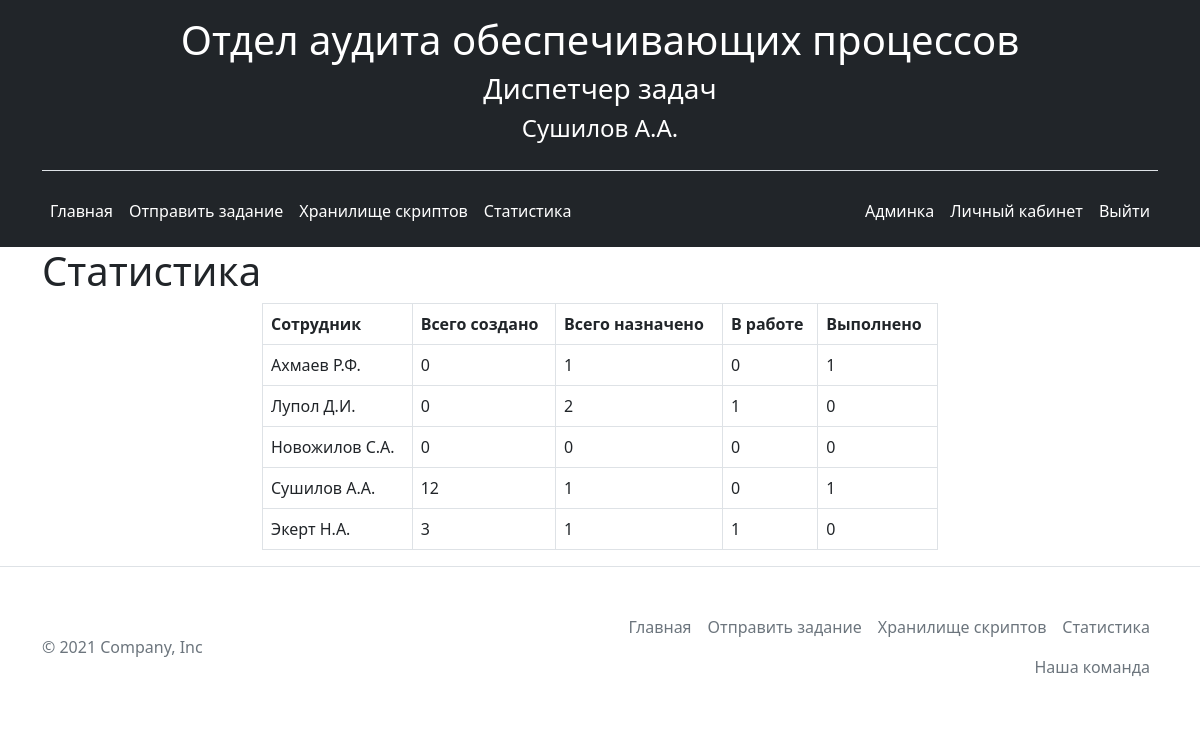
Page /statistics (signed in) on the committed database.
### app.py (models this page shows, shortened)
class User(db.Model, UserMixin):
    __tablename__ = 'user'
    id = db.Column(db.Integer, primary_key=True)
    login = db.Column(db.String(20), unique=True, nullable=False)
    fio = db.Column(db.String(20), nullable=False)
    password = db.Column(db.String(1255), nullable=False)
    role_id = db.Column(db.Integer, db.ForeignKey('role.id'), nullable=False, default='1')
    role = db.relationship('Role', foreign_keys=[role_id])

### app.py (the view)
@app.route('/statistics')
@login_required
def statistics():
    create = db.session.query(User.fio, func.count(Task.user))\
        .outerjoin(Task, User.id == Task.user_id)\
        .group_by(User.id)\
        .order_by(User.fio)\
        .all()
    set = db.session.query(User.fio, func.count(Task.to_user))\
        .outerjoin(Task, User.id == Task.to_user_id)\
        .group_by(User.id)\
        .order_by(User.fio)\
        .all()
    inwork = db.session.query(User.fio, func.count(Task.status_id).filter(Task.status_id=='2'))\
        .outerjoin(Task, User.id==Task.to_user_id)\
        .group_by(User.fio) \
        .order_by(User.fio) \
        .all()
    done = db.session.query(User.fio, func.count(Task.status_id).filter(Task.status_id == '3')) \
        .outerjoin(Task, User.id == Task.to_user_id) \
        .group_by(User.fio) \
        .order_by(User.fio) \
        .all()
    print(inwork)
    return render_template("statistics.html", create=create, set=set, inwork=inwork, done=done)

### app.py (called while the page is built)
@login_manager.user_loader
def load_user(user_id):
    return User.query.get(user_id)

### templates/statistics.html (shortened to what this page needs)
{% extends 'base.html' %}
{% block body %}
<div class="container">
    <h1>Статистика</h1>
</div>
<div class="statistic-table container">
    <table class="table table-striped table-hover table-bordered" id="example">
    <thead>
            <th scope="col" class="">Сотрудник</th>
            <th scope="col" class="">Всего создано</th>
            <th scope="col" class="">Всего назначено</th>
            <th scope="col" class="">В работе</th>
            <th scope="col" class="">Выполнено</th>
    </thead>
    <tbody>
        {% for el in range(1, create|length) %}
            <tr>
                <td>{{ create[el][0] }}</td>
                <td>{{ create[el][1] }}</td>
                <td>{{ set[el][1]}}</td>
                <td>{{ inwork[el][1]}}</td>
                <td>{{ done[el][1]}}</td>
            </tr>
        {% endfor %}
    </tbody>
</table>
</div>
{% endblock %}

### templates/base.html (shortened to what this page needs)
<!doctype html>
<html lang="en">
<head>
    <link rel="stylesheet" href="{{ url_for('static', filename='css/bootstrap.min.css') }}">
    <link rel="stylesheet" href="{{ url_for('static', filename='css/main.css') }}">
	<link rel="stylesheet" type="text/css" href="{{ url_for('static', filename='DataTables/datatables.min.css') }}"/>
</head>
<body>
    <header class="p-3 bg-dark text-white">
        <div class="container">
            <div class="header-logo border-bottom">
                <h1>Отдел аудита обеспечивающих процессов</h1>
                <h3>Диспетчер задач</h3>
                <h4>{{ current_user.fio }}</h4>
            </div>
          <div class="d-flex flex-wrap align-items-center justify-content-center justify-content-lg-start">
            <ul class="nav col-12 col-lg-auto me-lg-auto mb-2 justify-content-center mb-md-0">
              <li><a href="/" class="nav-link px-2 text-white">Главная</font></a></li>
              <li><a href="/taskadd" class="nav-link px-2 text-white"><font style="vertical-align: inherit;">Отправить задание</font></a></li>
              <li><a href="/storagescripts" class="nav-link px-2 text-white"><font style="vertical-align: inherit;">Хранилище скриптов</font></a></li>
              <li><a href="/statistics" class="nav-link px-2 text-white"><font style="vertical-align: inherit;">Статистика</font></a></li>
            </ul>
            <div class="d-flex text-end">
                {% if current_user.login %}
                    <a href="/admin_panel" class="nav-link px-2 text-white"><font style="vertical-align: inherit;">Админка</font></a>
                    <a href="/user/{{ current_user.login }}/{{ current_user.id}}" class="nav-link px-2 text-white"><font style="vertical-align: inherit;">Личный кабинет</font></a>
                    <a href="/logout" class="nav-link px-2 text-white"><font style="vertical-align: inherit;">Выйти</font></a>
                {% else %}
                    <a href="/login" class="nav-link px-2 text-white"><font style="vertical-align: inherit;">Авторизоваться</font></a>
                {% endif %}
            </div>
          </div>
        </div>
    </header>
    {% block body %}{% endblock %}
    <footer class="border-top">
        <div class="container d-flex flex-wrap justify-content-between align-items-center py-3 my-4 ">
        <p class="col-md-4 mb-0 text-muted">© 2021 Company, Inc</p>
        <ul class="nav col-md-6 justify-content-end">
            <li class="nav-item"><a href="/" class="nav-link px-2 text-muted">Главная</a></li>
            <li class="nav-item"><a href="/taskadd" class="nav-link px-2 text-muted">Отправить задание</a></li>
            <li class="nav-item"><a href="/storagescripts" class="nav-link px-2 text-muted">Хранилище скриптов</a></li>
            <li class="nav-item"><a href="/statistics" class="nav-link px-2 text-muted">Статистика</a></li>
            <li class="nav-item"><a href="/about" class="nav-link px-2 text-muted">Наша команда</a></li>
        </ul>
              </div>
  </footer>
</body>
</html>

### static/css/main.css (style rules this page uses)
body { overflow-y: scroll; }
.header-logo { display: flex; align-items: center; flex-direction: column; padding-bottom: 20px; margin-bottom: 20px; }
.tasks-discription tbody, td, tfoot, th, thead, tr { border-color: inherit; border-style: solid; border-width: 1px; }
td { padding-right: 0; }
table { max-width: 1900px; }
.statistic-table { width: 700px; }

### rows in the picture
User: fio "Сушилов А.А.", fio "Сушилов А.А."
User: fio "Ахмаев Р.Ф."
User: fio "Лупол Д.И."
User: fio "Новожилов С.А."
User: fio "Экерт Н.А."

### other values in the picture
{{ create[el][1] }} "0" "0" "0" "12" "3"
{{ set[el][1] }} "1" "2" "0" "1" "1"
{{ inwork[el][1] }} "0" "1" "0" "0" "1"
{{ done[el][1] }} "1" "0" "0" "1" "0"
